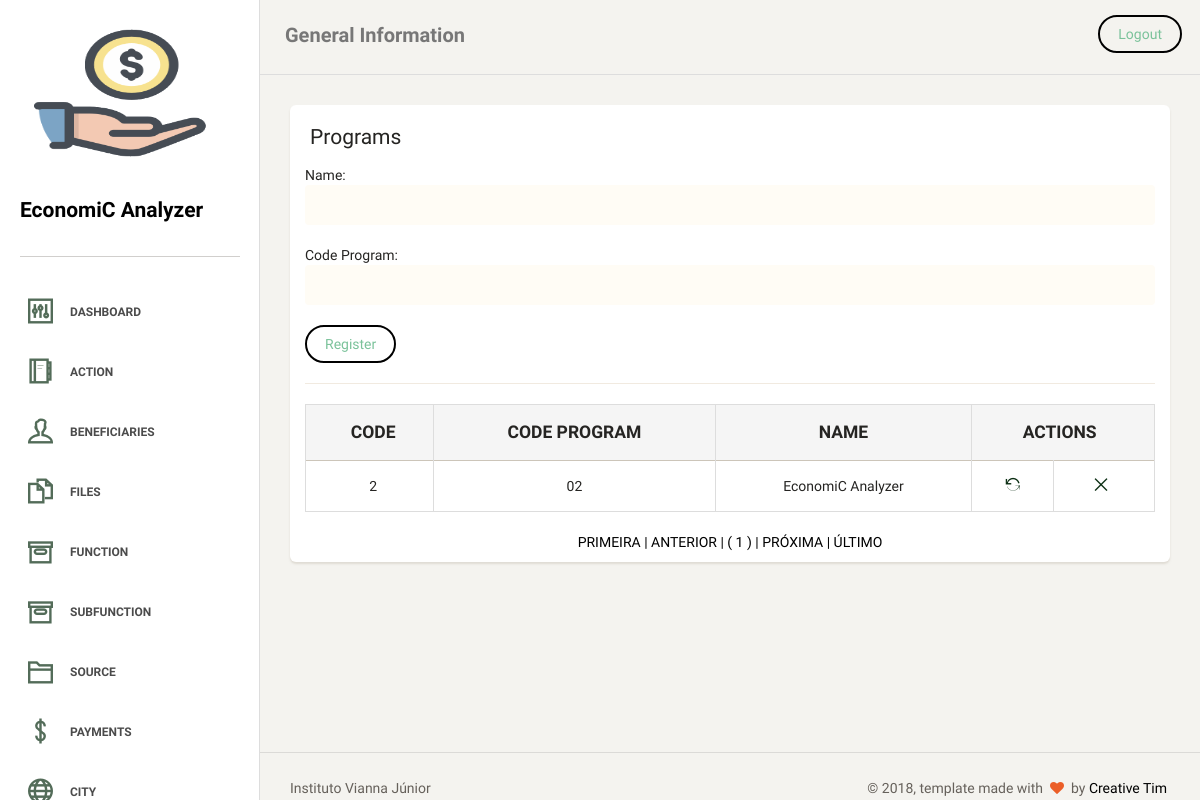
The page /programs.php on the database as committed earlier.
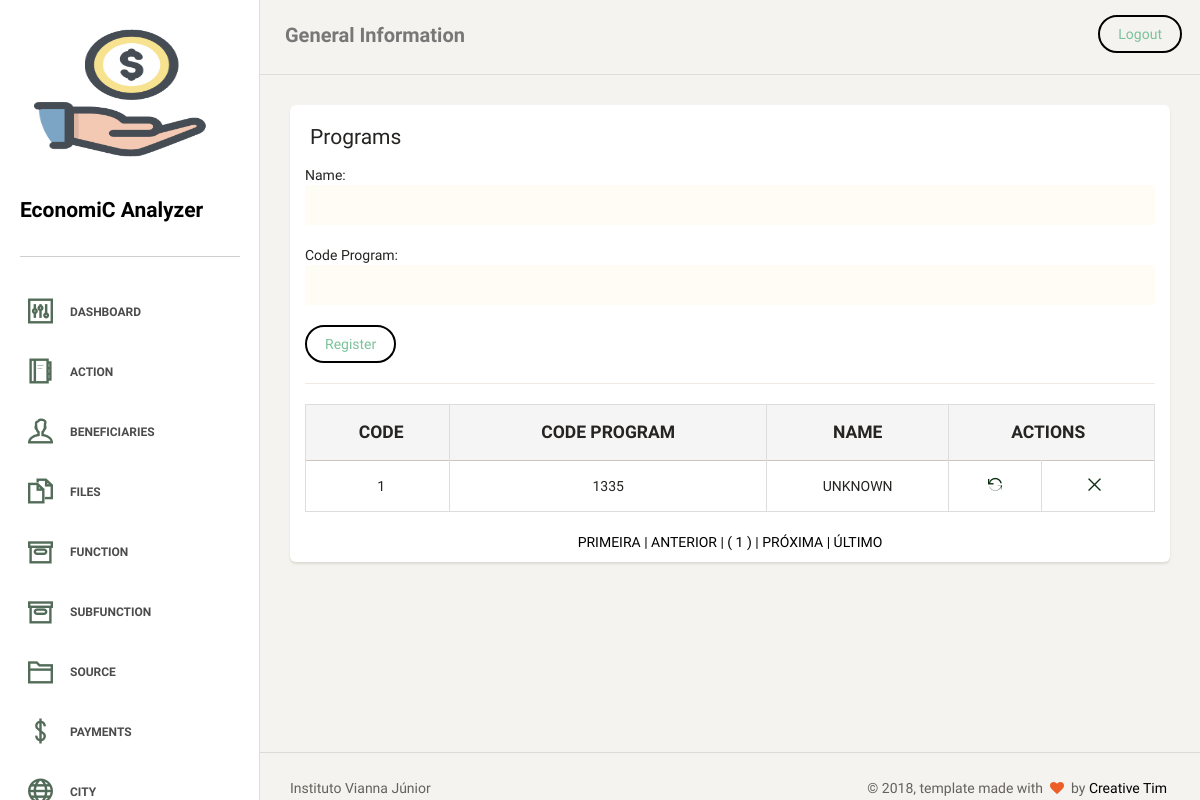
The same page on the database as committed later.
### tables this page shows
CREATE TABLE `tb_program` (
  `id_program` int(11) NOT NULL AUTO_INCREMENT,
  `str_cod_program` varchar(4) NOT NULL,
  `str_name_program` varchar(255) DEFAULT NULL,
  PRIMARY KEY (`id_program`),
  UNIQUE KEY `str_cod_program_UNIQUE` (`str_cod_program`)
);

### dao/programsDAO.php (the view, shortened to what this page needs)
<?php
require_once "classes/programs.php";
class programsDAO
{
    public function pagedTable()
    {
        global $pdo;
        $endereco = $_SERVER ['PHP_SELF'];
        $pagina_atual = (isset($_GET['page']) && is_numeric($_GET['page'])) ? $_GET['page'] : 1;
        $linha_inicial = ($pagina_atual - 1) * QTDE_REGISTROS;
        $sql = "SELECT id_program, str_cod_program, str_name_program FROM tb_program LIMIT {$linha_inicial}, " . QTDE_REGISTROS;
        $statement = $pdo->prepare($sql);
        $statement->execute();
        $dados = $statement->fetchAll(PDO::FETCH_OBJ);
        $sqlContador = "SELECT COUNT(*) AS total_registros FROM tb_program";
        $statement = $pdo->prepare($sqlContador);
        $statement->execute();
        $valor = $statement->fetch(PDO::FETCH_OBJ);
        $primeira_pagina = 1;
        $ultima_pagina = ceil($valor->total_registros / QTDE_REGISTROS);
        $pagina_anterior = ($pagina_atual > 1) ? $pagina_atual - 1 : 0;
        $proxima_pagina = ($pagina_atual < $ultima_pagina) ? $pagina_atual + 1 : 0;
        $range_inicial = (($pagina_atual - RANGE_PAGINAS) >= 1) ? $pagina_atual - RANGE_PAGINAS : 1;
        $range_final = (($pagina_atual + RANGE_PAGINAS) <= $ultima_pagina) ? $pagina_atual + RANGE_PAGINAS : $ultima_pagina;
        $exibir_botao_inicio = ($range_inicial < $pagina_atual) ? 'mostrar' : 'esconder';
        $exibir_botao_final = ($range_final > $pagina_atual) ? 'mostrar' : 'esconder';
        if (!empty($dados)):
            echo "
     <table class='table table-striped table-bordered'>
     <thead>
       <tr style='text-transform: uppercase;' class='active'>
        <th style='text-align: center; font-weight: bolder;'>Code</th>
        <th style='text-align: center; font-weight: bolder;'>Code Program</th>
        <th style='text-align: center; font-weight: bolder;'>Name</th>
        <th style='text-align: center; font-weight: bolder;' colspan='2'>Actions</th>
       </tr>
     </thead>
     <tbody>";
            foreach ($dados as $prog):
                echo "<tr>
        <td style='text-align: center'>$prog->id_program</td>
        <td style='text-align: center'>$prog->str_cod_program</td>
        <td style='text-align: center'>$prog->str_name_program</td>
        <td style='text-align: center'><a href='?act=upd&id=$prog->id_program' title='Alterar'><i class='ti-reload'></i></a></td>
        <td style='text-align: center'><a href='?act=del&id=$prog->id_program' title='Remover'><i class='ti-close'></i></a></td>
       </tr>";
            endforeach;
            echo "
</tbody>
     </table>
     <div class='box-paginacao' style='text-align: center'>
       <a class='box-navegacao  $exibir_botao_inicio' href='$endereco?page=$primeira_pagina' title='Primeira Página'> PRIMEIRA  |</a>
       <a class='box-navegacao  $exibir_botao_inicio' href='$endereco?page=$pagina_anterior' title='Página Anterior'> ANTERIOR  |</a>
";
            for ($i = $range_inicial; $i <= $range_final; $i++):
                $destaque = ($i == $pagina_atual) ? 'destaque' : '';
                echo "<a class='box-numero $destaque' href='$endereco?page=$i'> ( $i ) </a>";
            endfor;
            echo "<a class='box-navegacao $exibir_botao_final' href='$endereco?page=$proxima_pagina' title='Próxima Página'>| PRÓXIMA  </a>
                  <a class='box-navegacao $exibir_botao_final' href='$endereco?page=$ultima_pagina'  title='Última Página'>| ÚLTIMO  </a>
     </div>";
        else:
            echo "<p class='bg-danger'>Nenhum registro foi encontrado!</p>
     ";
        endif;
    }
}

Rows that differ between the two databases and show on the page:
removed tb_program: id_program "2", str_cod_program "02", str_name_program "EconomiC Analyzer"
added tb_program: id_program "1", str_cod_program "1335", str_name_program "UNKNOWN"
